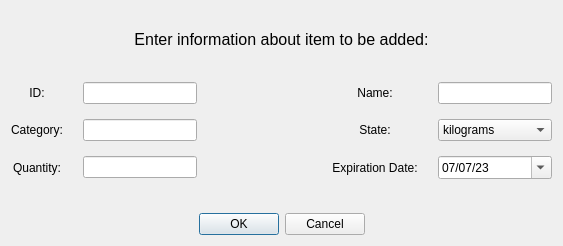
<?xml version="1.0" encoding="UTF-8"?>
<ui version="4.0">
 <class>AddDialog</class>
 <widget class="QDialog" name="AddDialog">
  <property name="geometry">
   <rect>
    <x>0</x>
    <y>0</y>
    <width>563</width>
    <height>246</height>
   </rect>
  </property>
  <property name="windowTitle">
   <string>Dialog</string>
  </property>
  <layout class="QVBoxLayout" name="verticalLayout">
   <property name="spacing">
    <number>15</number>
   </property>
   <item>
    <spacer name="verticalSpacer_3">
     <property name="orientation">
      <enum>Qt::Vertical</enum>
     </property>
     <property name="sizeHint" stdset="0">
      <size>
       <width>20</width>
       <height>40</height>
      </size>
     </property>
    </spacer>
   </item>
   <item>
    <widget class="QLabel" name="label">
     <property name="font">
      <font>
       <pointsize>12</pointsize>
       <bold>false</bold>
      </font>
     </property>
     <property name="text">
      <string>Enter information about item to be added:</string>
     </property>
     <property name="alignment">
      <set>Qt::AlignCenter</set>
     </property>
     <property name="wordWrap">
      <bool>true</bool>
     </property>
    </widget>
   </item>
   <item>
    <spacer name="verticalSpacer_2">
     <property name="orientation">
      <enum>Qt::Vertical</enum>
     </property>
     <property name="sizeHint" stdset="0">
      <size>
       <width>20</width>
       <height>40</height>
      </size>
     </property>
    </spacer>
   </item>
   <item>
    <layout class="QGridLayout" name="gridLayout">
     <property name="horizontalSpacing">
      <number>20</number>
     </property>
     <item row="3" column="4">
      <widget class="QDateEdit" name="dateEdit">
       <property name="currentSection">
        <enum>QDateTimeEdit::DaySection</enum>
       </property>
       <property name="displayFormat">
        <string notr="true">dd/MM/yy</string>
       </property>
       <property name="calendarPopup">
        <bool>true</bool>
       </property>
       <property name="date">
        <date>
         <year>2023</year>
         <month>7</month>
         <day>7</day>
        </date>
       </property>
      </widget>
     </item>
     <item row="0" column="2">
      <spacer name="horizontalSpacer">
       <property name="orientation">
        <enum>Qt::Horizontal</enum>
       </property>
       <property name="sizeHint" stdset="0">
        <size>
         <width>40</width>
         <height>20</height>
        </size>
       </property>
      </spacer>
     </item>
     <item row="3" column="1">
      <widget class="QLineEdit" name="lineEdit_5">
       <property name="alignment">
        <set>Qt::AlignCenter</set>
       </property>
      </widget>
     </item>
     <item row="2" column="4">
      <widget class="QComboBox" name="comboBox">
       <item>
        <property name="text">
         <string>kilograms</string>
        </property>
       </item>
       <item>
        <property name="text">
         <string>liters</string>
        </property>
       </item>
      </widget>
     </item>
     <item row="0" column="3">
      <widget class="QLabel" name="label_3">
       <property name="text">
        <string>Name:</string>
       </property>
       <property name="alignment">
        <set>Qt::AlignCenter</set>
       </property>
      </widget>
     </item>
     <item row="0" column="0">
      <widget class="QLabel" name="label_2">
       <property name="text">
        <string>ID:</string>
       </property>
       <property name="alignment">
        <set>Qt::AlignCenter</set>
       </property>
      </widget>
     </item>
     <item row="2" column="1">
      <widget class="QLineEdit" name="lineEdit_3">
       <property name="alignment">
        <set>Qt::AlignCenter</set>
       </property>
      </widget>
     </item>
     <item row="3" column="3">
      <widget class="QLabel" name="label_6">
       <property name="text">
        <string>Expiration Date:</string>
       </property>
       <property name="alignment">
        <set>Qt::AlignCenter</set>
       </property>
      </widget>
     </item>
     <item row="0" column="1">
      <widget class="QLineEdit" name="lineEdit">
       <property name="alignment">
        <set>Qt::AlignCenter</set>
       </property>
      </widget>
     </item>
     <item row="0" column="4">
      <widget class="QLineEdit" name="lineEdit_2">
       <property name="alignment">
        <set>Qt::AlignCenter</set>
       </property>
      </widget>
     </item>
     <item row="3" column="0">
      <widget class="QLabel" name="label_5">
       <property name="text">
        <string>Quantity:</string>
       </property>
       <property name="alignment">
        <set>Qt::AlignCenter</set>
       </property>
      </widget>
     </item>
     <item row="2" column="0">
      <widget class="QLabel" name="label_4">
       <property name="text">
        <string>Category:</string>
       </property>
       <property name="alignment">
        <set>Qt::AlignCenter</set>
       </property>
      </widget>
     </item>
     <item row="2" column="3">
      <widget class="QLabel" name="label_7">
       <property name="text">
        <string>State:</string>
       </property>
       <property name="alignment">
        <set>Qt::AlignCenter</set>
       </property>
      </widget>
     </item>
     <item row="4" column="3">
      <spacer name="verticalSpacer">
       <property name="orientation">
        <enum>Qt::Vertical</enum>
       </property>
       <property name="sizeHint" stdset="0">
        <size>
         <width>20</width>
         <height>40</height>
        </size>
       </property>
      </spacer>
     </item>
    </layout>
   </item>
   <item>
    <widget class="QDialogButtonBox" name="buttonBox">
     <property name="orientation">
      <enum>Qt::Horizontal</enum>
     </property>
     <property name="standardButtons">
      <set>QDialogButtonBox::Cancel|QDialogButtonBox::Ok</set>
     </property>
     <property name="centerButtons">
      <bool>true</bool>
     </property>
    </widget>
   </item>
  </layout>
 </widget>
 <resources/>
 <connections>
  <connection>
   <sender>buttonBox</sender>
   <signal>accepted()</signal>
   <receiver>AddDialog</receiver>
   <slot>accept()</slot>
   <hints>
    <hint type="sourcelabel">
     <x>248</x>
     <y>254</y>
    </hint>
    <hint type="destinationlabel">
     <x>157</x>
     <y>274</y>
    </hint>
   </hints>
  </connection>
  <connection>
   <sender>buttonBox</sender>
   <signal>rejected()</signal>
   <receiver>AddDialog</receiver>
   <slot>reject()</slot>
   <hints>
    <hint type="sourcelabel">
     <x>316</x>
     <y>260</y>
    </hint>
    <hint type="destinationlabel">
     <x>286</x>
     <y>274</y>
    </hint>
   </hints>
  </connection>
 </connections>
</ui>
